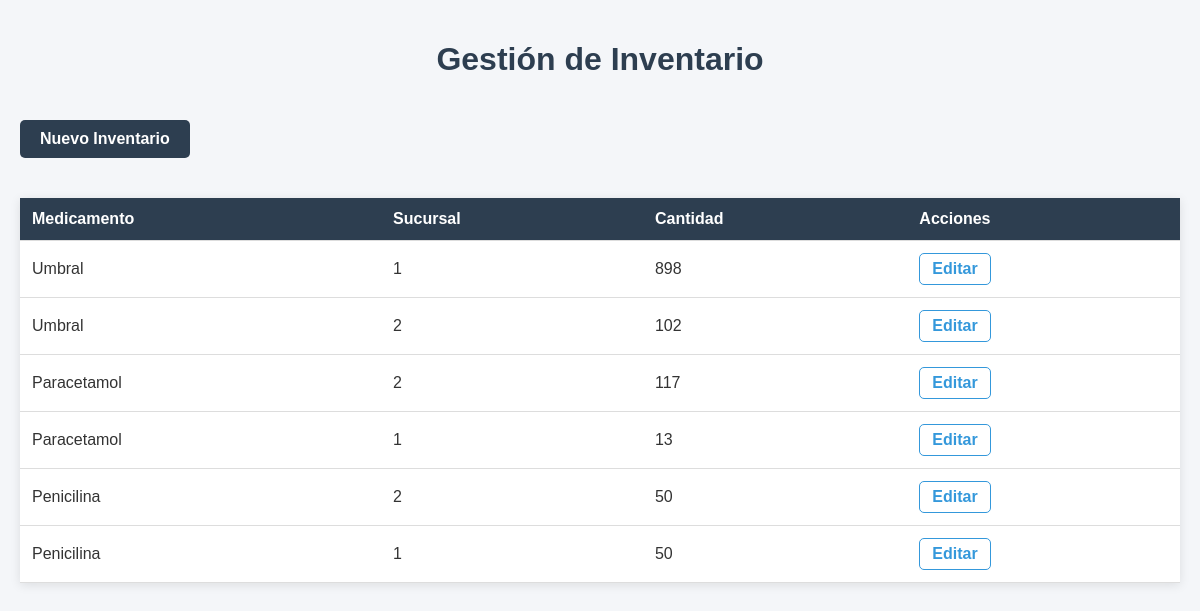
The app's page /inventario/ with its own data.
### Farmacia/models.py (models this page shows, shortened)
class Inventario(models.Model):
    sucursal = models.ForeignKey(Sucursal, related_name='inventario_list', on_delete=models.CASCADE)
    medicamento = models.ForeignKey(Medicamento, related_name='inventario_list', on_delete=models.CASCADE)
    cantidad = models.IntegerField()

class Medicamento(models.Model):
    nombre = models.CharField(max_length=100)
    precio = models.FloatField()

class Sucursal(models.Model):
    numeroSucursal = models.CharField(max_length=50)
    direccion = models.TextField()
    telefono = models.CharField(max_length=20)
    farmacia = models.ForeignKey(Farmacia, related_name='sucursal_list', on_delete=models.CASCADE)

### Farmacia/views.py (the view)
# urls.py: path('inventario/', GestionInventarioListView.as_view(), name='gestion_inventario'),
class GestionInventarioListView(ListView):
    model = Inventario
    template_name = 'gestion_inventario.html'
    context_object_name = 'inventarios'
    paginate_by = 10  # Paginación de 10 resultados por página
    def get_queryset(self):
        return Inventario.objects.all()

### templates/gestion_inventario.html (shortened to what this page needs)
<!DOCTYPE html>
<html lang="es">
<head>
</head>
<body>
<h1>Gestión de Inventario</h1>
<a href="/inventario/nuevo" class="btn-nuevo">Nuevo Inventario</a>
<table>
    <thead>
        <tr>
            <th>Medicamento</th>
            <th>Sucursal</th>
            <th>Cantidad</th>
            <th>Acciones</th>
        </tr>
    </thead>
    <tbody>
        {% for inventario in inventarios %}
        <tr>
            <td>{{ inventario.medicamento.nombre }}</td>
            <td>{{ inventario.sucursal.numeroSucursal }}</td>
            <td>{{ inventario.cantidad }}</td>
            <td class="actions">
                <a href="{% url 'editar_inventario' inventario.pk %}"> Editar</a>
            </td>
        </tr>
        {% endfor %}
    </tbody>
</table>
</body>
</html>

### templates/gestion_inventario.html (style rules this page uses)
body { font-family: Arial, sans-serif; background-color: #f4f6f9; color: #333; margin: 0; padding: 20px; }
h1 { text-align: center; color: #2d3e50; }
.btn-nuevo { display: inline-block; padding: 10px 20px; margin: 20px auto; background-color: #2d3e50; color: white; font-weight: bold; border-radius: 5px; text-decoration: none; text-align: center; transition: background-color 0.3s; }
table { width: 100%; border-collapse: collapse; margin: 20px 0; box-shadow: 0 2px 10px rgba(0, 0, 0, 0.1); background-color: #fff; }
th, td { padding: 12px; text-align: left; border-bottom: 1px solid #ddd; }
th { background-color: #2d3e50; color: white; }
.actions { display: flex; gap: 10px; }
.actions a { color: #3498db; text-decoration: none; font-weight: bold; padding: 6px 12px; border-radius: 5px; border: 1px solid #3498db; transition: background-color 0.3s, color 0.3s; }

### records on screen
Inventario: medicamento.nombre "Umbral", sucursal.numeroSucursal "1", cantidad "898"
Inventario: medicamento.nombre "Umbral", sucursal.numeroSucursal "2", cantidad "102"
Inventario: medicamento.nombre "Paracetamol", sucursal.numeroSucursal "2", cantidad "117"
Inventario: medicamento.nombre "Paracetamol", sucursal.numeroSucursal "1", cantidad "13"
Inventario: medicamento.nombre "Penicilina", sucursal.numeroSucursal "2", cantidad "50"
Inventario: medicamento.nombre "Penicilina", sucursal.numeroSucursal "1", cantidad "50"
